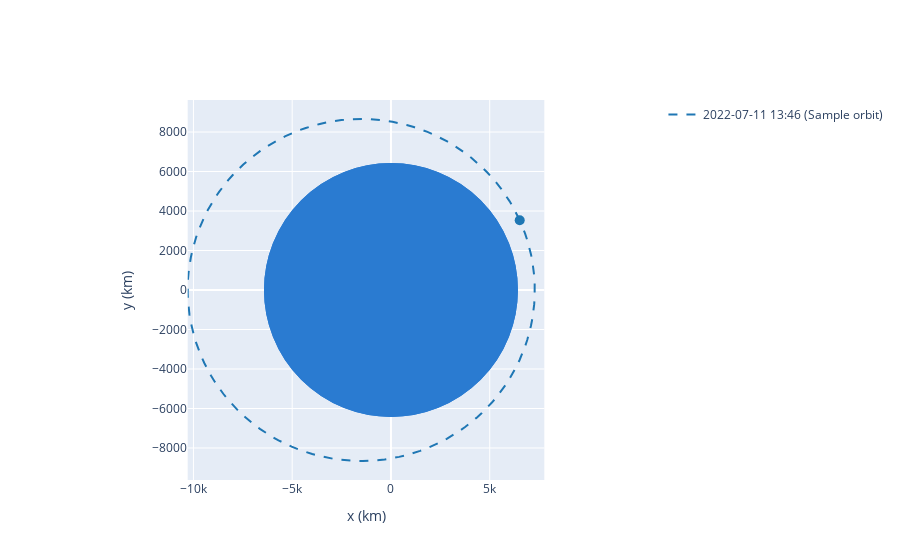

Source (notebook cell):
### Code cell
orb.plot(label="Sample orbit", interactive=True)

### Figure 1 — Plotly figure (JSON) as saved in the notebook; plotly's stock layout.template omitted (floating-point values rounded to 4 significant figures; data arrays with more than 128 entries replaced by an {"elided": "..."} marker saying what was removed)
{"data": [{"hoverinfo": "none", "line": {"color": "rgb(31, 119, 180)", "dash": "dash", "width": 2}, "mode": "lines", "name": "2022-07-11 13:46 (Sample orbit)", "type": "scatter", "x": {"elided": "150 float values"}, "y": {"elided": "150 float values"}}, {"marker": {"color": "rgb(31, 119, 180)", "size": 10, "symbol": "circle"}, "mode": "markers", "showlegend": false, "type": "scatter", "x": [6519.0], "y": [3532.0]}], "layout": {"autosize": true, "shapes": [{"fillcolor": "#2a7bd1", "line": {"color": "#2a7bd1"}, "opacity": 1, "type": "circle", "x0": -6378.0, "x1": 6378.0, "xref": "x", "y0": -6378.0, "y1": 6378.0, "yref": "y"}, {"fillcolor": "#2a7bd1", "line": {"color": "#2a7bd1"}, "opacity": 1, "type": "circle", "x0": -6378.0, "x1": 6378.0, "xref": "x", "y0": -6378.0, "y1": 6378.0, "yref": "y"}], "xaxis": {"constrain": "domain", "title": {"text": " x (km)"}}, "yaxis": {"scaleanchor": "x", "title": {"text": " y (km)"}}}}
